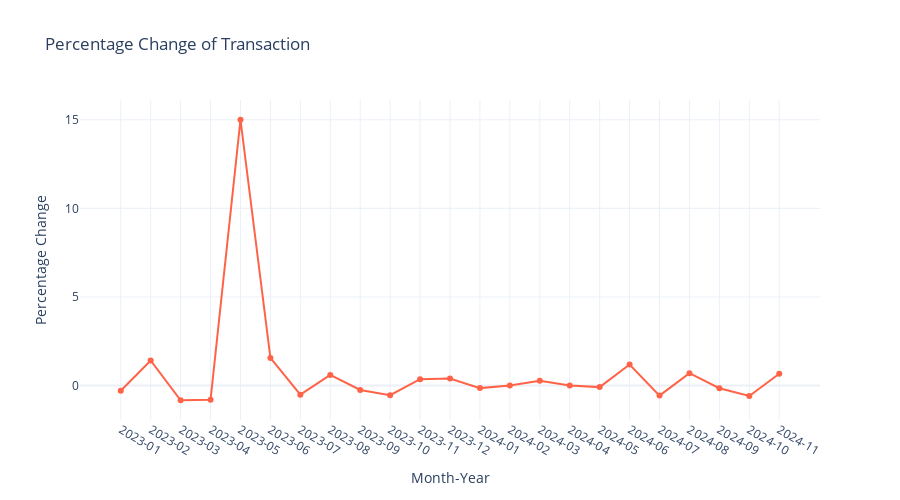

The notebook cell this image was saved under:
### Code cell
# count the percentage change of transaction
monthly_counts.pct_change().dropna()

# Create a line chart with Plotly
fig = go.Figure()

fig.add_trace(go.Scatter(
    x=monthly_counts.index,
    y=monthly_counts.pct_change().dropna().values,
    mode='lines+markers',
    marker=dict(color='#FF6347'),
    name='Percentage Change'
))

# Update layout for title and labels
fig.update_layout(
    title='Percentage Change of Transaction',
    xaxis_title='Month-Year',
    yaxis_title='Percentage Change',
    xaxis=dict(type='category'),  # Ensure Month-Year are treated as categorical
    template='plotly_white',  # Optional, choose a clean theme
    width=900,  # Width of the chart
    height=500  # Height of the chart
)

# Display the chart
fig.show()

### Figure 1 — Plotly figure (JSON) as saved in the notebook; plotly's stock layout.template omitted (floating-point values rounded to 4 significant figures)
{"data": [{"marker": {"color": "#FF6347"}, "mode": "lines+markers", "name": "Percentage Change", "type": "scatter", "x": ["2023-01", "2023-02", "2023-03", "2023-04", "2023-05", "2023-06", "2023-07", "2023-08", "2023-09", "2023-10", "2023-11", "2023-12", "2024-01", "2024-02", "2024-03", "2024-04", "2024-05", "2024-06", "2024-07", "2024-08", "2024-09", "2024-10", "2024-11", "2024-12"], "y": [-0.2941, 1.417, -0.8276, -0.8, 15, 1.562, -0.5122, 0.6, -0.25, -0.5417, 0.3636, 0.4, -0.1429, 0, 0.2778, 0, -0.08696, 1.19, -0.5652, 0.7, -0.1471, -0.5862, 0.6667]}], "layout": {"height": 500, "title": {"text": "Percentage Change of Transaction"}, "width": 900, "xaxis": {"title": {"text": "Month-Year"}, "type": "category"}, "yaxis": {"title": {"text": "Percentage Change"}}}}
